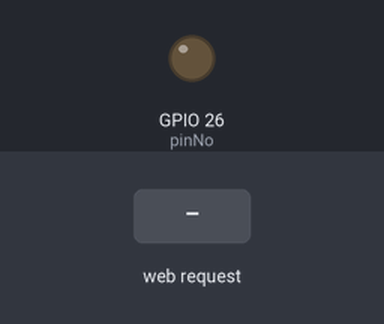
Recording of a sketch running on a simulated ESP32. Parts: output pins drawn as LEDs (lit = HIGH). Inputs (shaded band) come from the test bench. WiFi joins after 1.5 s; servers stay silent unless stated; what the sketch prints to the serial monitor is not drawn.

Above: at 2.7 s.
2.8 s: HTTP request GET /H received
At 4.0 s:
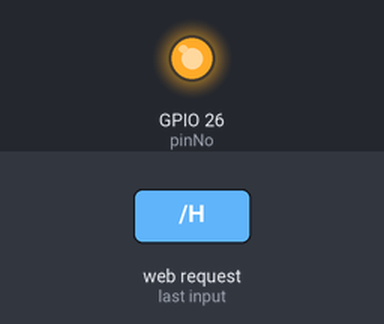
4.3 s: HTTP request GET /L received
At 5.3 s:
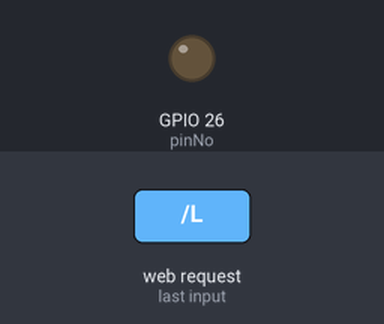
Timing chart, 0 to 7.3 s (numbered marks = the images above; inputs shaded):
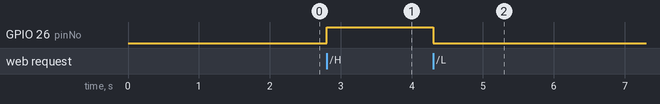

The sketch:

WebServer.ino
```cpp
#include <WiFi.h>
#include <string.h>
const char* ssid = "ks";  //wifi name
const char* password = "191hinemoa";  //wifi password
WiFiServer server(80);
int pinNo = 26;
String tailSt;

void setup() {
  // put your setup code here, to run once:
  Serial.begin(115200);
  pinMode(pinNo, OUTPUT);

  delay(10);

  Serial.println();
  Serial.println();
  Serial.print("Connecting to ");
  Serial.println(ssid);

  WiFi.begin(ssid, password);

  while(WiFi.status()!=WL_CONNECTED)
  {
    delay(500);
    Serial.print(".");
  }
  Serial.println("");
  Serial.println("WiFi connected.");
  Serial.println("IP address: ");
  Serial.println(WiFi.localIP());

  server.begin();
}

int value = 0;

void loop() {
  // put your main code here, to run repeatedly:
  WiFiClient client = server.available();
  if(client)
  {
    Serial.println("New Client.");
    String currentLine = "";
    while(client.available())
    {
      if(client.available())
      {
        char c = client.read();
        Serial.write(c);
        if(c == '\n')
        {
          if(currentLine.length() == 0)
          {
            client.println("HTTP/1.1 200 OK");
            client.println("Content-type:text/html");
            client.println();
            client.print("<h2>Click <a href=\"/H\">here</a>to turn the LED on pin GPIO 26 on.</h2><br>");
            client.print("<h2>Click <a href=\"/L\">here</a>to turn the LED on pin GPIO 26 off.</h2><br>");
            client.println();
            break;
          }
          else
          {
            currentLine = "";
          }
        }
        else if (c != '\r')
        {
          currentLine += c;
        }
        if(currentLine.endsWith("GET /H"))
        {
          digitalWrite(pinNo, HIGH);
        }
        if(currentLine.endsWith("GET /L"))
        {
          digitalWrite(pinNo, LOW);
        }
        if(currentLine.endsWith("GET /123"))
        {
          Serial.println();
          tailSt=currentLine.substring(5);
          Serial.print("Tail String:");
          Serial.println(tailSt);
        }
      }
    }
    client.stop();
    Serial.println("Client Disconnected.");
  }
}
```

Measured:
- after the input at 2.8 s, GPIO 26 (pinNo): LOW → HIGH at once
- after the input at 4.3 s, GPIO 26 (pinNo): HIGH → LOW at once
